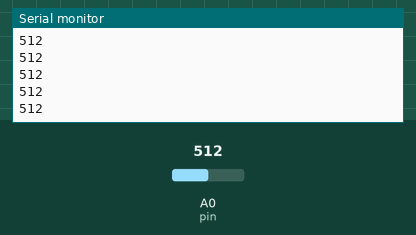
Recording of a sketch running on a simulated Arduino Uno, built with avr-gcc and run on an emulated ATmega328P. Parts: the last lines printed to the serial monitor. The test bench sets the inputs (shaded band); at power-on: A0 (pin) = 512.

Above: at 1.2 s.
1.3 s: A0 (pin) set to 716
At 1.31 s:
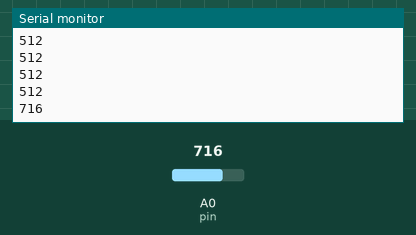
2.8 s: A0 (pin) set to 900
At 2.81 s:
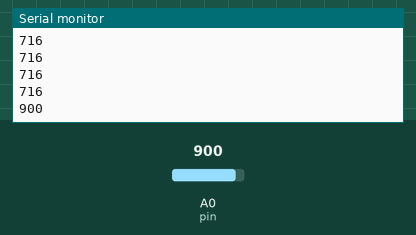
Timing chart, 0 to 5.8 s (numbered marks = the images above; inputs shaded):
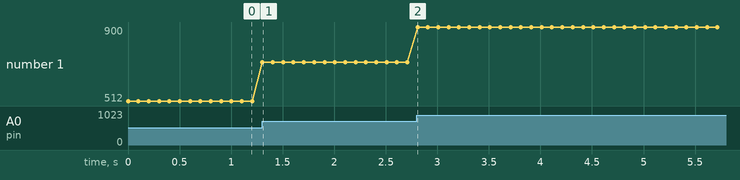

The sketch:

photo.ino
```cpp
//********************************************************************
//* フォトリフレクタからの入力を表示するプログラム
//********************************************************************
int pin = 0; //
void setup() {
Serial.begin(9600) ;
}
void loop() {
int val;
val = analogRead(pin) ; //アナログ1番ピンからセンサ値を読み込み
Serial.println(val) ; // シリアルモニターへ表示
delay(100) ; // 100ms待つ
}
```

Measured:
- after the input at 1.3 s, the serial monitor: prints a new line at once (image 1)
- after the input at 2.8 s, the serial monitor: prints a new line at once (image 2)
- plotted number 1: 512 → 716 after the input at 1.3 s, 716 → 900 after the input at 2.8 s
